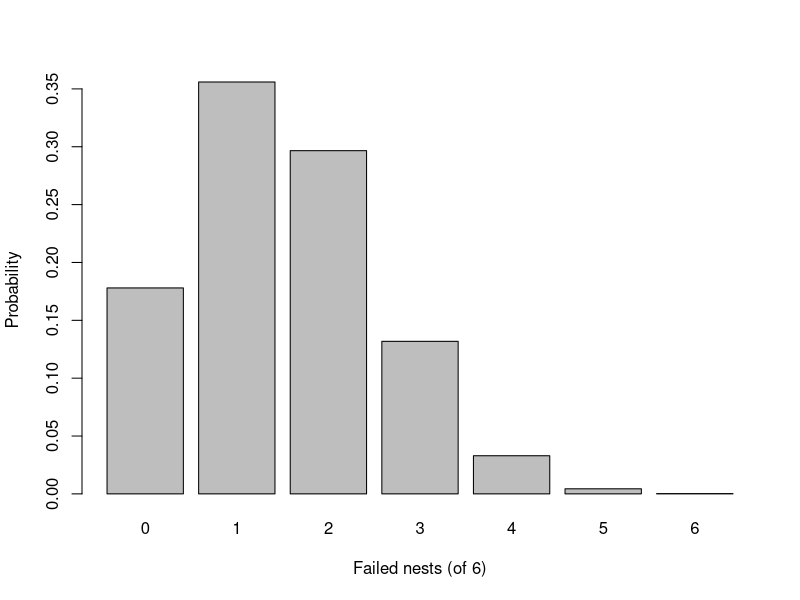
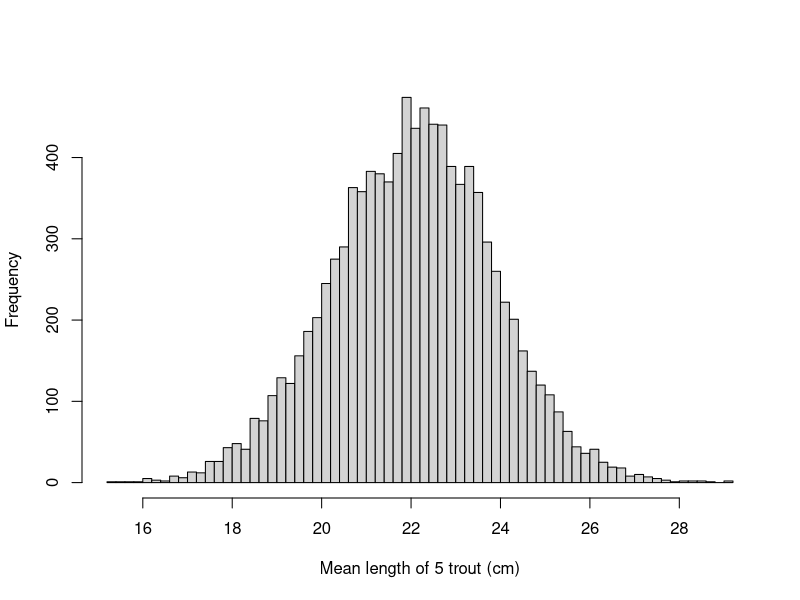
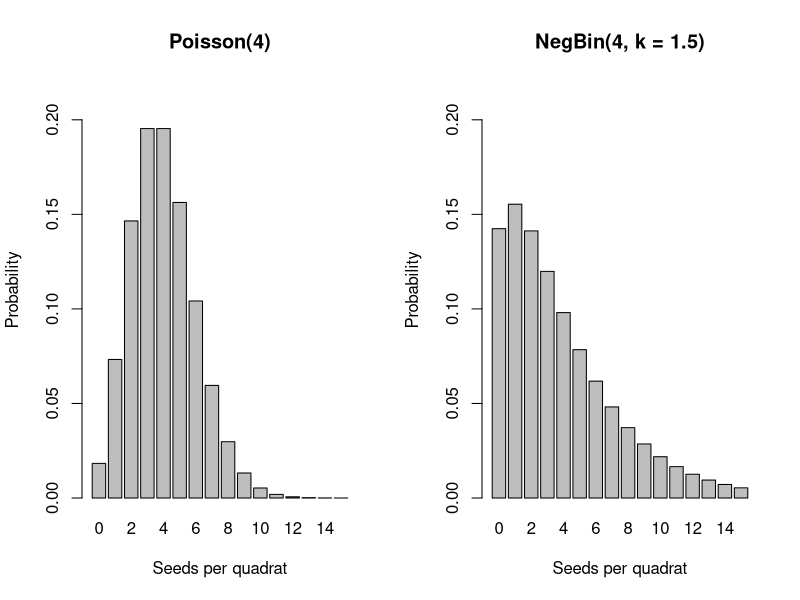
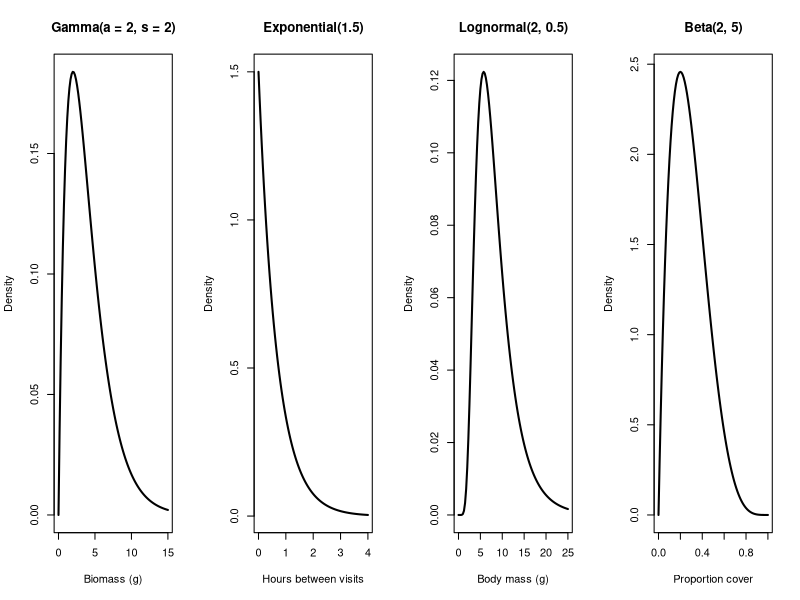
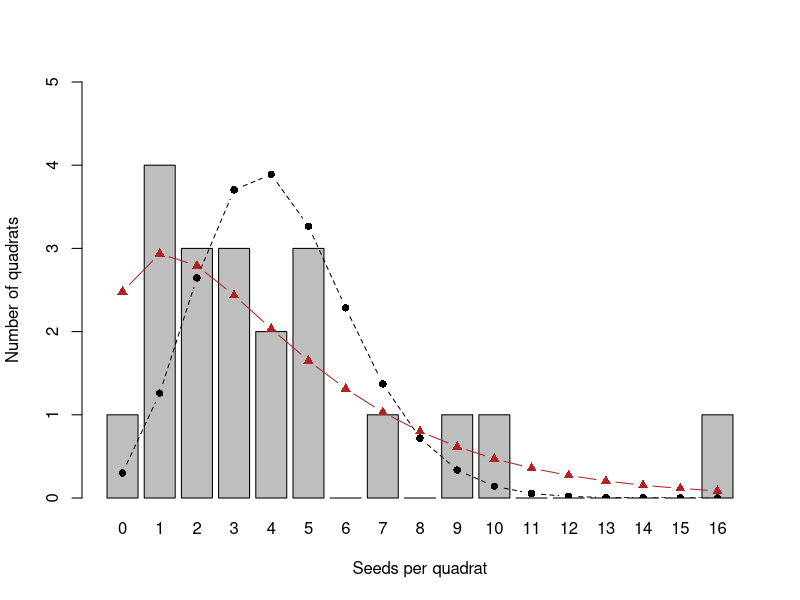
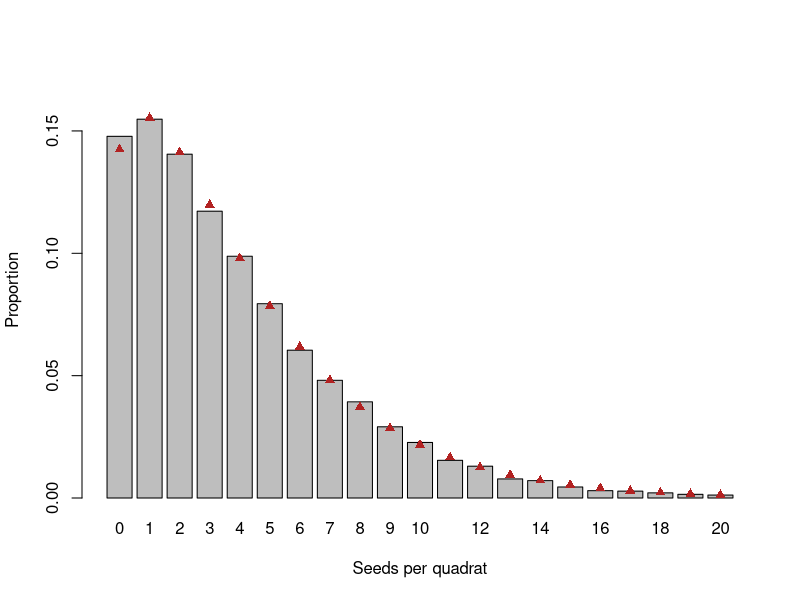

Reproduce these figures in R, in order.
#  NRES 746, Week 4: Counting, expectation, and probability distributions -----
#  Code from Week4_ProbabilityDistributions.html. Base R only.

# COUNTING, RANDOM VARIABLES, AND EXPECTATION ===================================

# 2. WOD: a probability puzzle -------------------------------------------------
#  two dice: 36 ordered pairs; sums of 7 vs. doubles

sums <- outer(1:6, 1:6, "+")
sum(sums == 7) / 36
sum(diag(6)) / 36
#  [PAUSE] two eight-sided dice: which sum is most likely, and does it tie, beat, or lose to doubles?

# 3. Counting arrangements ------------------------------------------------------
#  permutations P(N, k) = N! / (N - k)!; combinations choose(N, k) = P(N, k) / k!

12 * 11 * 10 * 9          # ordered visits to 4 of 12 ponds
choose(12, 4)             # sets of 4 ponds
choose(30, 5)             # lottery tickets from the WOD

#  binomial: P(X = k) = choose(N, k) p^k (1 - p)^(N - k); 6 nests, p = 0.25
combn(6, 2)                                  # the 15 ways 2 of 6 nests can fail
choose(6, 2) * 0.25^2 * 0.75^4
dbinom(2, size = 6, prob = 0.25)

# 4. The birthday problem -------------------------------------------------------
#  P(all different) = prod_{i = 0}^{n - 1} (365 - i) / 365

n_people <- 25
p_all_diff <- prod((365 - 0:(n_people - 1)) / 365)
1 - p_all_diff
choose(n_people, 2)
1 - exp(-choose(n_people, 2) / 365)          # pairs approximation
#  [PAUSE] smallest group with better than even odds, for 365 and for 10,000 values? pairs?

# 5. Random variables and their distributions ----------------------------------

x_nest <- 0:6
p_nest <- dbinom(x_nest, size = 6, prob = 0.25)
round(p_nest, 3)
sum(p_nest)
barplot(p_nest, names.arg = x_nest, xlab = "Failed nests (of 6)", ylab = "Probability")

#  densities can exceed 1: uniform pH on [7.0, 7.1] has density 1 / 0.1
dunif(7.05, min = 7.0, max = 7.1)

#  trout lengths ~ Normal(22, 4): P(20 <= X <= 24) = F(24) - F(20)
pnorm(24, mean = 22, sd = 4) - pnorm(20, mean = 22, sd = 4)
dnorm(22, mean = 22, sd = 4)                  # a density, per cm
#  [PAUSE] widget: shrink the SD to 0.1. is the model broken? narrow the interval: area vs. height x width?

# 6. Expectation and variance ---------------------------------------------------
#  mean of tabulated data = sum_x x c(x) / N; replace c(x) / N with P(X = x) to get E[X]

set.seed(4)
routes <- rbinom(40, size = 6, prob = 0.25)
counts <- table(factor(routes, levels = 0:6))
counts
mean(routes)
sum(0:6 * counts / 40)

sum(x_nest * p_nest)                                      # binomial: N p = 1.5
integrate(function(x) x * dexp(x, rate = 1.5), 0, Inf)    # exponential: 1 / rate

#  Var(X) = E[(X - mu)^2] = E[X^2] - mu^2
mu_nest <- sum(x_nest * p_nest)
sum((x_nest - mu_nest)^2 * p_nest)
sum(x_nest^2 * p_nest) - mu_nest^2
6 * 0.25 * 0.75                                           # N p (1 - p)
#  [PAUSE] no survey can record 1.5 failures. in what sense is 1.5 "expected"?

# Discussion ---------------------------------------------------------------------

dnorm(7.9, mean = 7.9, sd = 0.02)            # pH density
#  [PAUSE] is a density of 19.9 a problem?
#  [PAUSE] 150 bears, chance match 1 in 10,000 per pair: how worried should the study be?

# Bonus: computing on the log scale ---------------------------------------------
#  P(all different) = 365! / ((365 - n)! 365^n)

factorial(365)                               # overflows to Inf
365^25
log_p <- lfactorial(365) - lfactorial(365 - 25) - 25 * log(365)
exp(log_p)
p_all_diff

# PROBABILITY DISTRIBUTIONS =====================================================

# 1. WOD: expectation and the sample mean ---------------------------------------
#  E[xbar] = mu, Var(xbar) = sigma^2 / n (independent draws), SE = sigma / sqrt(n)

set.seed(746)
xbar_5 <- replicate(10000, mean(rnorm(5, mean = 22, sd = 4)))
var(xbar_5)                                  # theory: 16 / 5 = 3.2
sd(xbar_5)                                   # theory: 4 / sqrt(5)
hist(xbar_5, breaks = 50, xlab = "Mean length of 5 trout (cm)", main = "")
#  [PAUSE] five trout from one pool, not independent: is Var(xbar) larger or smaller than sigma^2 / 5?

# 2. Four functions for every distribution --------------------------------------
#  d = pmf/pdf, p = P(X <= x), q = inverse of p, r = random draws

dnorm(22, mean = 22, sd = 4)                 # density at 22 cm
1 - pnorm(30, mean = 22, sd = 4)             # P(longer than 30 cm)
qnorm(0.9, mean = 22, sd = 4)                # 90% of trout are shorter than this
set.seed(1)
rnorm(5, mean = 22, sd = 4)                  # five simulated trout

pbinom(2, size = 6, prob = 0.25)             # P(X <= 2) includes 2
1 - pbinom(2, size = 6, prob = 0.25)         # P(X >= 3)

# 3. Discrete distributions -----------------------------------------------------
#  Poisson: mean = variance = lambda; NegBin(mu, k): variance = mu + mu^2 / k

x_seed <- 0:15
par(mfrow = c(1, 2))
barplot(dpois(x_seed, 4), names.arg = x_seed, main = "Poisson(4)",
        xlab = "Seeds per quadrat", ylab = "Probability", ylim = c(0, 0.22))
barplot(dnbinom(x_seed, mu = 4, size = 1.5), names.arg = x_seed, main = "NegBin(4, k = 1.5)",
        xlab = "Seeds per quadrat", ylab = "Probability", ylim = c(0, 0.22))
par(mfrow = c(1, 1))

c(poisson = 4, negbin = 4 + 4^2 / 1.5)                             # variances
c(poisson = dpois(0, 4), negbin = dnbinom(0, mu = 4, size = 1.5))  # P(no seeds)

# 4. Continuous distributions ---------------------------------------------------
#  gamma (shape a, scale s): mean a s, variance a s^2; beta(a, b): mean a / (a + b)

par(mfrow = c(1, 4))
curve(dgamma(x, shape = 2, scale = 2), 0, 15, lwd = 2, xlab = "Biomass (g)",
      ylab = "Density", main = "Gamma(a = 2, s = 2)")
curve(dexp(x, rate = 1.5), 0, 4, lwd = 2, xlab = "Hours between visits",
      ylab = "Density", main = "Exponential(1.5)")
curve(dlnorm(x, meanlog = 2, sdlog = 0.5), 0, 25, lwd = 2, xlab = "Body mass (g)",
      ylab = "Density", main = "Lognormal(2, 0.5)")
curve(dbeta(x, 2, 5), 0, 1, lwd = 2, xlab = "Proportion cover",
      ylab = "Density", main = "Beta(2, 5)")
par(mfrow = c(1, 1))
#  [PAUSE] widget: which distribution fits counts with variance 3.5 times the mean? what k?

# 5. Choosing a distribution ----------------------------------------------------
#  method of moments for the negative binomial: k = xbar / (s^2 / xbar - 1)

set.seed(14)
seeds <- rnbinom(20, mu = 4, size = 1.5)
seeds
c(mean = mean(seeds), variance = var(seeds), ratio = var(seeds) / mean(seeds))

m <- mean(seeds)
k_hat <- m / (var(seeds) / m - 1)
k_hat

x_q <- 0:16
mids <- barplot(table(factor(seeds, levels = x_q)), ylim = c(0, 5),
                xlab = "Seeds per quadrat", ylab = "Number of quadrats")
points(mids, 20 * dpois(x_q, m), pch = 16, type = "b", lty = 2)
points(mids, 20 * dnbinom(x_q, mu = m, size = k_hat), pch = 17, type = "b", col = "firebrick")

# Discussion ---------------------------------------------------------------------
#  [PAUSE] clutch size always 2 to 5 eggs, modeled as Poisson(3.4): what does it get wrong?
#  [PAUSE] seed counts with variance 3.5 times the mean: which processes could cause it?
#  [PAUSE] fraction of leaf area eaten: beta or binomial? what must each student believe?

# Bonus: where the negative binomial comes from ---------------------------------
#  lambda_i ~ Gamma(k, mu / k), Y_i ~ Pois(lambda_i)  ->  Y_i ~ NegBin(mu, k)

set.seed(5)
rates <- rgamma(10000, shape = 1.5, scale = 4 / 1.5)
y_mix <- rpois(10000, rates)
c(mean = mean(y_mix), variance = var(y_mix))              # NegBin: 4 and 4 + 4^2 / 1.5

x_c <- 0:20
mids <- barplot(table(factor(y_mix, levels = x_c)) / 10000, ylim = c(0, 0.17),
                xlab = "Seeds per quadrat", ylab = "Proportion")
points(mids, dnbinom(x_c, mu = 4, size = 1.5), pch = 17, col = "firebrick")
